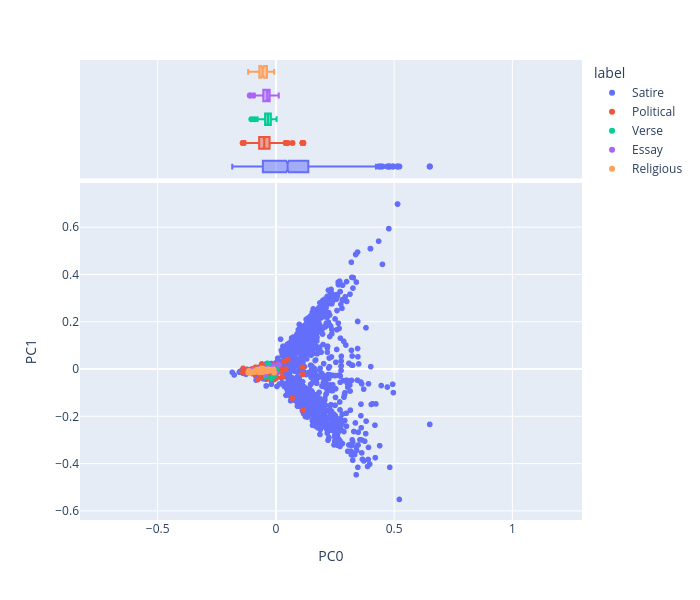

Source (notebook cell):
### Code cell
vis_pcs(DCM_pa, 0, 1)

### Figure 1 — Plotly figure (JSON) as saved in the notebook; plotly's stock layout.template omitted (floating-point values rounded to 4 significant figures; data arrays with more than 128 entries replaced by an {"elided": "..."} marker saying what was removed)
{"data": [{"hovertemplate": "<b>%{hovertext}</b><br><br>label=Satire<br>PC0=%{x}<br>PC1=%{y}<extra></extra>", "hovertext": {"elided": "2664 str values"}, "legendgroup": "Satire", "marker": {"color": "#636efa", "symbol": "circle"}, "mode": "markers", "name": "Satire", "showlegend": true, "type": "scattergl", "x": {"elided": "2664 float values"}, "xaxis": "x", "y": {"elided": "2664 float values"}, "yaxis": "y"}, {"alignmentgroup": "True", "hovertemplate": "<b>%{hovertext}</b><br><br>label=Satire<br>PC0=%{x}<extra></extra>", "hovertext": {"elided": "2664 str values"}, "legendgroup": "Satire", "marker": {"color": "#636efa", "symbol": "circle"}, "name": "Satire", "notched": true, "offsetgroup": "Satire", "showlegend": false, "type": "box", "x": {"elided": "2664 float values"}, "xaxis": "x2", "yaxis": "y2"}, {"hovertemplate": "<b>%{hovertext}</b><br><br>label=Political<br>PC0=%{x}<br>PC1=%{y}<extra></extra>", "hovertext": {"elided": "557 str values"}, "legendgroup": "Political", "marker": {"color": "#EF553B", "symbol": "circle"}, "mode": "markers", "name": "Political", "showlegend": true, "type": "scattergl", "x": {"elided": "557 float values"}, "xaxis": "x", "y": {"elided": "557 float values"}, "yaxis": "y"}, {"alignmentgroup": "True", "hovertemplate": "<b>%{hovertext}</b><br><br>label=Political<br>PC0=%{x}<extra></extra>", "hovertext": {"elided": "557 str values"}, "legendgroup": "Political", "marker": {"color": "#EF553B", "symbol": "circle"}, "name": "Political", "notched": true, "offsetgroup": "Political", "showlegend": false, "type": "box", "x": {"elided": "557 float values"}, "xaxis": "x2", "yaxis": "y2"}, {"hovertemplate": "<b>%{hovertext}</b><br><br>label=Verse<br>PC0=%{x}<br>PC1=%{y}<extra></extra>", "hovertext": ["Baucis and Philemon", "Baucis and Philemon", "Baucis and Philemon", "Baucis and Philemon", "Baucis and Philemon", "Baucis and Philemon", "Baucis and Philemon", "Baucis and Philemon", "Baucis and Philemon", "Baucis and Philemon", "Baucis and Philemon", "Baucis and Philemon", "Baucis and Philemon", "Baucis and Philemon", "Baucis and Philemon", "Baucis and Philemon", "Baucis and Philemon", "Baucis and Philemon", "Cadenus and Vanessa", "Cadenus and Vanessa", "Cadenus and Vanessa", "Cadenus and Vanessa", "Cadenus and Vanessa", "Cadenus and Vanessa", "Cadenus and Vanessa", "Cadenus and Vanessa", "Cadenus and Vanessa", "Cadenus and Vanessa", "Cadenus and Vanessa", "Cadenus and Vanessa", "Cadenus and Vanessa", "Cadenus and Vanessa", "Cadenus and Vanessa", "Cadenus and Vanessa", "Cadenus and Vanessa", "Cadenus and Vanessa", "Cadenus and Vanessa", "Cadenus and Vanessa", "Cadenus and Vanessa", "Cadenus and Vanessa", "Cadenus and Vanessa", "Cadenus and Vanessa", "Cadenus and Vanessa", "Cadenus and Vanessa", "Cadenus and Vanessa", "Cadenus and Vanessa", "Cadenus and Vanessa", "Cadenus and Vanessa", "Cadenus and Vanessa", "Cadenus and Vanessa", "Cadenus and Vanessa", "Cadenus and Vanessa", "Cadenus and Vanessa", "Cadenus and Vanessa", "Cadenus and Vanessa", "Cadenus and Vanessa", "Cadenus and Vanessa", "Cadenus and Vanessa", "Cadenus and Vanessa", "Cadenus and Vanessa", "Cadenus and Vanessa", "Cadenus and Vanessa", "Cadenus and Vanessa", "Cadenus and Vanessa", "Cadenus and Vanessa", "Cadenus and Vanessa", "The Logicians Refuted", "The Puppet Show", "The Puppet Show", "The Puppet Show", "The Puppet Show", "The Puppet Show", "The Puppet Show", "The Puppet Show", "The Puppet Show", "The Puppet Show", "The Puppet Show", "The Puppet Show", "The Puppet Show", "The Puppet Show", "The Puppet Show", "The Puppet Show", "The Puppet Show", "The Puppet Show", "The Puppet Show", "Stella's Birthday, 1718", "Stella's Birthday, 1718", "Stella's Birthday, 1720", "Stella's Birthday, 1720", "Stella's Birthday, 1720", "Stella's Birthday, 1720", "Stella's Birthday, 1722", "Stella's Birthday, 1722", "Stella's Birthday, 1722", "Stella's Birthday, 1722", "Stella's Birthday, 1722", "Stella's Birthday, 1722", "Stella's Birthday, 1722", "Stella's Birthday, 1722", "Stella's Birthday, 1722", "Stella's Birthday, 1722", "Stella's Birthday, 1724", "Stella's Birthday, 1724", "Stella's Birthday, 1724", "Stella's Birthday, 1724", "Stella's Birthday, March 13, 1726", "Stella's Birthday, March 13, 1726", "Stella's Birthday, March 13, 1726", "Stella's Birthday, March 13, 1726", "Stella's Birthday, March 13, 1726", "Stella's Birthday, March 13, 1726", "Stella's Birthday, March 13, 1726", "To Stella, Visiting me in my sickness", "To Stella, Visiting me in my sickness", "To Stella, Visiting me in my sickness", "To Stella, Visiting me in my sickness", "To Stella, Visiting me in my sickness", "To Stella, Visiting me in my sickness", "To Stella, Visiting me in my sickness", "To Stella, Visiting me in my sickness", "To Stella, Visiting me in my sickness", "To Stella, Visiting me in my sickness", "To Stella, Visiting me in my sickness", "To Stella, Visiting me in my sickness", "To Stella, Visiting me in my sickness", "To Stella, Visiting me in my sickness"], "legendgroup": "Verse", "marker": {"color": "#00cc96", "symbol": "circle"}, "mode": "markers", "name": "Verse", "showlegend": true, "type": "scattergl", "x": [-0.0108, -0.02908, -0.04584, -0.0447, -0.01878, -0.008192, -0.01349, -0.04749, -0.02497, -0.02826, -0.04189, -0.02941, -0.0192, -0.0521, -0.02392, -0.02776, -0.02909, -0.02109, -0.01394, -0.02382, -0.02867, -0.04206, -0.04728, -0.05328, -0.04872, -0.06563, -0.0378, -0.04447, -0.01604, -0.03278, -0.03714, -0.0567, -0.03692, -0.07504, -0.02848, -0.01706, -0.06811, -0.04708, -0.0396, -0.00513, -0.04216, -0.04379, 0.0001449, -0.04553, -0.04096, -0.0775, -0.03831, -0.03372, -0.04801, -0.01474, -0.03778, -0.1037, -0.0308, -0.07184, -0.08999, -0.05664, -0.07703, -0.03477, -0.01021, -0.04185, -0.05046, -0.04596, -0.07105, -0.0595, -0.02553, -0.03178, -0.05616, -0.02038, -0.02566, -0.02427, -0.0343, -0.02018, -0.02646, -0.01498, -0.03218, -0.03889, -0.01228, -0.02431, -0.01073, -0.0302, -0.01997, -0.01661, -0.00501, -0.03123, -0.02803, -0.04421, -0.03983, -0.03804, -0.05853, 0.002089, -0.05193, -0.02063, -0.03365, -0.04582, 0.002891, -0.02743, -0.01231, -0.02541, -0.01573, -0.02142, -0.02265, -0.03557, -0.0485, -0.008936, -0.03277, -0.04093, -0.04678, -0.03441, -0.02718, -0.05862, -0.04199, -0.02386, 0.0004236, -0.04839, -0.04183, -0.02727, -0.01674, -0.04543, -0.02418, -0.05625, -0.03438, -0.03736, -0.01586, -0.04947, -0.03854, -0.01977], "xaxis": "x", "y": [-0.0008605, -0.001077, -0.002109, -0.005197, 0.00229, -0.0014, -0.0006957, 0.0001699, 0.001153, -0.002493, -0.0001624, -0.002671, 0.00792, -0.005301, -0.004183, 0.005562, -0.002008, -0.003306, -0.002909, 0.001645, -0.003418, 0.001444, -0.005227, 7.055e-05, 0.000645, -0.00572, -0.00913, -0.008882, 0.0006318, 0.00148, -0.0007121, -0.005158, -0.004715, -0.002903, 0.01678, 0.002855, -0.003121, -0.005773, -0.001563, -0.02278, -0.03097, -0.005055, 0.006167, 0.006624, -0.003395, -0.008121, -0.0007264, -0.004835, 0.005827, -0.03142, 0.001909, -0.006679, -0.003723, 0.002795, -0.004942, -0.001391, -0.0044, 0.0249, -0.0005351, -0.002117, 0.001482, -0.001449, -0.005466, -0.002246, -0.003321, -0.001132, -0.01156, 0.002014, -0.002201, -0.002407, -0.003725, 0.002417, -0.001806, 0.0002542, -0.002397, -0.006604, 0.002185, -0.007913, -0.01201, -0.001996, -0.007931, -0.001875, -0.001852, 0.0007927, 0.006365, -0.003981, -0.002099, -0.006166, -0.001868, -0.001215, 0.00507, -0.006669, -0.006033, -0.006897, 0.0006379, -0.005654, 0.002577, -0.001036, -0.0028, -0.0006221, -0.001428, -0.004176, 0.005507, 0.001193, 0.003318, -0.004846, -0.0003468, -0.002533, -0.006206, -0.005013, 6.298e-05, 0.008318, -0.007649, -0.005429, 0.004638, -0.001244, 0.0009147, 0.002391, -1.025e-06, -0.006272, 0.00754, -0.003533, -0.005807, -0.003223, 0.0005687, -0.03911], "yaxis": "y"}, {"alignmentgroup": "True", "hovertemplate": "<b>%{hovertext}</b><br><br>label=Verse<br>PC0=%{x}<extra></extra>", "hovertext": ["Baucis and Philemon", "Baucis and Philemon", "Baucis and Philemon", "Baucis and Philemon", "Baucis and Philemon", "Baucis and Philemon", "Baucis and Philemon", "Baucis and Philemon", "Baucis and Philemon", "Baucis and Philemon", "Baucis and Philemon", "Baucis and Philemon", "Baucis and Philemon", "Baucis and Philemon", "Baucis and Philemon", "Baucis and Philemon", "Baucis and Philemon", "Baucis and Philemon", "Cadenus and Vanessa", "Cadenus and Vanessa", "Cadenus and Vanessa", "Cadenus and Vanessa", "Cadenus and Vanessa", "Cadenus and Vanessa", "Cadenus and Vanessa", "Cadenus and Vanessa", "Cadenus and Vanessa", "Cadenus and Vanessa", "Cadenus and Vanessa", "Cadenus and Vanessa", "Cadenus and Vanessa", "Cadenus and Vanessa", "Cadenus and Vanessa", "Cadenus and Vanessa", "Cadenus and Vanessa", "Cadenus and Vanessa", "Cadenus and Vanessa", "Cadenus and Vanessa", "Cadenus and Vanessa", "Cadenus and Vanessa", "Cadenus and Vanessa", "Cadenus and Vanessa", "Cadenus and Vanessa", "Cadenus and Vanessa", "Cadenus and Vanessa", "Cadenus and Vanessa", "Cadenus and Vanessa", "Cadenus and Vanessa", "Cadenus and Vanessa", "Cadenus and Vanessa", "Cadenus and Vanessa", "Cadenus and Vanessa", "Cadenus and Vanessa", "Cadenus and Vanessa", "Cadenus and Vanessa", "Cadenus and Vanessa", "Cadenus and Vanessa", "Cadenus and Vanessa", "Cadenus and Vanessa", "Cadenus and Vanessa", "Cadenus and Vanessa", "Cadenus and Vanessa", "Cadenus and Vanessa", "Cadenus and Vanessa", "Cadenus and Vanessa", "Cadenus and Vanessa", "The Logicians Refuted", "The Puppet Show", "The Puppet Show", "The Puppet Show", "The Puppet Show", "The Puppet Show", "The Puppet Show", "The Puppet Show", "The Puppet Show", "The Puppet Show", "The Puppet Show", "The Puppet Show", "The Puppet Show", "The Puppet Show", "The Puppet Show", "The Puppet Show", "The Puppet Show", "The Puppet Show", "The Puppet Show", "Stella's Birthday, 1718", "Stella's Birthday, 1718", "Stella's Birthday, 1720", "Stella's Birthday, 1720", "Stella's Birthday, 1720", "Stella's Birthday, 1720", "Stella's Birthday, 1722", "Stella's Birthday, 1722", "Stella's Birthday, 1722", "Stella's Birthday, 1722", "Stella's Birthday, 1722", "Stella's Birthday, 1722", "Stella's Birthday, 1722", "Stella's Birthday, 1722", "Stella's Birthday, 1722", "Stella's Birthday, 1722", "Stella's Birthday, 1724", "Stella's Birthday, 1724", "Stella's Birthday, 1724", "Stella's Birthday, 1724", "Stella's Birthday, March 13, 1726", "Stella's Birthday, March 13, 1726", "Stella's Birthday, March 13, 1726", "Stella's Birthday, March 13, 1726", "Stella's Birthday, March 13, 1726", "Stella's Birthday, March 13, 1726", "Stella's Birthday, March 13, 1726", "To Stella, Visiting me in my sickness", "To Stella, Visiting me in my sickness", "To Stella, Visiting me in my sickness", "To Stella, Visiting me in my sickness", "To Stella, Visiting me in my sickness", "To Stella, Visiting me in my sickness", "To Stella, Visiting me in my sickness", "To Stella, Visiting me in my sickness", "To Stella, Visiting me in my sickness", "To Stella, Visiting me in my sickness", "To Stella, Visiting me in my sickness", "To Stella, Visiting me in my sickness", "To Stella, Visiting me in my sickness", "To Stella, Visiting me in my sickness"], "legendgroup": "Verse", "marker": {"color": "#00cc96", "symbol": "circle"}, "name": "Verse", "notched": true, "offsetgroup": "Verse", "showlegend": false, "type": "box", "x": [-0.0108, -0.02908, -0.04584, -0.0447, -0.01878, -0.008192, -0.01349, -0.04749, -0.02497, -0.02826, -0.04189, -0.02941, -0.0192, -0.0521, -0.02392, -0.02776, -0.02909, -0.02109, -0.01394, -0.02382, -0.02867, -0.04206, -0.04728, -0.05328, -0.04872, -0.06563, -0.0378, -0.04447, -0.01604, -0.03278, -0.03714, -0.0567, -0.03692, -0.07504, -0.02848, -0.01706, -0.06811, -0.04708, -0.0396, -0.00513, -0.04216, -0.04379, 0.0001449, -0.04553, -0.04096, -0.0775, -0.03831, -0.03372, -0.04801, -0.01474, -0.03778, -0.1037, -0.0308, -0.07184, -0.08999, -0.05664, -0.07703, -0.03477, -0.01021, -0.04185, -0.05046, -0.04596, -0.07105, -0.0595, -0.02553, -0.03178, -0.05616, -0.02038, -0.02566, -0.02427, -0.0343, -0.02018, -0.02646, -0.01498, -0.03218, -0.03889, -0.01228, -0.02431, -0.01073, -0.0302, -0.01997, -0.01661, -0.00501, -0.03123, -0.02803, -0.04421, -0.03983, -0.03804, -0.05853, 0.002089, -0.05193, -0.02063, -0.03365, -0.04582, 0.002891, -0.02743, -0.01231, -0.02541, -0.01573, -0.02142, -0.02265, -0.03557, -0.0485, -0.008936, -0.03277, -0.04093, -0.04678, -0.03441, -0.02718, -0.05862, -0.04199, -0.02386, 0.0004236, -0.04839, -0.04183, -0.02727, -0.01674, -0.04543, -0.02418, -0.05625, -0.03438, -0.03736, -0.01586, -0.04947, -0.03854, -0.01977], "xaxis": "x2", "yaxis": "y2"}, {"hovertemplate": "<b>%{hovertext}</b><br><br>label=Essay<br>PC0=%{x}<br>PC1=%{y}<extra></extra>", "hovertext": ["Hints Towards an Essay on Conversation", "Hints Towards an Essay on Conversation", "Hints Towards an Essay on Conversation", "Hints Towards an Essay on Conversation", "Hints Towards an Essay on Conversation", "Hints Towards an Essay on Conversation", "Hints Towards an Essay on Conversation", "Hints Towards an Essay on Conversation", "Hints Towards an Essay on Conversation", "Hints Towards an Essay on Conversation", "Hints Towards an Essay on Conversation", "Hints Towards an Essay on Conversation", "Hints Towards an Essay on Conversation", "Hints Towards an Essay on Conversation", "Hints Towards an Essay on Conversation", "Hints Towards an Essay on Conversation", "Hints Towards an Essay on Conversation", "Hints Towards an Essay on Conversation", "Hints Towards an Essay on Conversation", "Hints Towards an Essay on Conversation", "Hints Towards an Essay on Conversation", "Hints Towards an Essay on Conversation", "Hints Towards an Essay on Conversation", "Thoughts on Various Subjects", "Thoughts on Various Subjects", "Thoughts on Various Subjects", "Thoughts on Various Subjects", "Thoughts on Various Subjects", "Thoughts on Various Subjects", "Thoughts on Various Subjects", "Thoughts on Various Subjects", "Thoughts on Various Subjects", "Thoughts on Various Subjects", "Thoughts on Various Subjects", "Thoughts on Various Subjects", "Thoughts on Various Subjects", "Thoughts on Various Subjects", "Thoughts on Various Subjects", "Thoughts on Various Subjects", "Thoughts on Various Subjects", "Thoughts on Various Subjects", "Thoughts on Various Subjects", "Thoughts on Various Subjects", "Thoughts on Various Subjects", "Thoughts on Various Subjects", "Thoughts on Various Subjects", "Thoughts on Various Subjects", "Thoughts on Various Subjects", "Thoughts on Various Subjects", "Thoughts on Various Subjects", "Thoughts on Various Subjects", "Thoughts on Various Subjects", "Thoughts on Various Subjects", "Thoughts on Various Subjects", "Thoughts on Various Subjects", "Thoughts on Various Subjects", "Thoughts on Various Subjects", "Thoughts on Various Subjects", "Thoughts on Various Subjects", "Thoughts on Various Subjects", "Thoughts on Various Subjects", "Thoughts on Various Subjects", "Thoughts on Various Subjects", "Thoughts on Various Subjects", "Thoughts on Various Subjects", "Thoughts on Various Subjects", "Thoughts on Various Subjects", "Thoughts on Various Subjects", "Thoughts on Various Subjects", "Thoughts on Various Subjects", "Thoughts on Various Subjects", "Thoughts on Various Subjects", "Thoughts on Various Subjects", "Thoughts on Various Subjects", "Thoughts on Various Subjects", "Thoughts on Various Subjects", "Thoughts on Various Subjects", "Thoughts on Various Subjects", "Thoughts on Various Subjects", "Thoughts on Various Subjects", "Thoughts on Various Subjects", "Thoughts on Various Subjects", "Thoughts on Various Subjects", "Thoughts on Various Subjects", "Thoughts on Various Subjects", "Thoughts on Various Subjects", "Thoughts on Various Subjects", "Thoughts on Various Subjects", "Thoughts on Various Subjects", "Thoughts on Various Subjects", "Thoughts on Various Subjects", "Thoughts on Various Subjects", "Thoughts on Various Subjects", "Thoughts on Various Subjects", "Thoughts on Various Subjects", "Thoughts on Various Subjects", "Thoughts on Various Subjects", "Thoughts on Various Subjects", "Thoughts on Various Subjects", "Thoughts on Various Subjects", "Thoughts on Various Subjects", "Thoughts on Various Subjects", "Thoughts on Various Subjects", "Thoughts on Various Subjects", "Thoughts on Various Subjects", "Thoughts on Various Subjects", "Thoughts on Various Subjects", "Thoughts on Various Subjects", "Thoughts on Various Subjects", "Thoughts on Various Subjects", "Thoughts on Various Subjects", "Thoughts on Various Subjects", "Thoughts on Various Subjects", "Thoughts on Various Subjects", "Thoughts on Various Subjects", "Thoughts on Various Subjects", "Thoughts on Various Subjects", "Thoughts on Various Subjects"], "legendgroup": "Essay", "marker": {"color": "#ab63fa", "symbol": "circle"}, "mode": "markers", "name": "Essay", "showlegend": true, "type": "scattergl", "x": [-0.05059, -0.1104, -0.05901, -0.03225, -0.09057, -0.08639, -0.05824, -0.05562, -0.03559, -0.06991, -0.06942, -0.06931, -0.06443, -0.04631, -0.06679, -0.0703, -0.08068, -0.07151, -0.1085, -0.04851, -0.07196, -0.08832, -0.0848, -0.03681, -0.04671, -0.05194, -0.03695, -0.01931, -0.04253, -0.04391, -0.02572, -0.03378, -0.01884, -0.03528, -0.02919, -0.02147, -0.04281, -0.02511, -0.0395, -0.01988, -0.03436, -0.05635, -0.04557, -0.04971, 0.0006636, -0.05129, -0.03674, -0.02992, -0.02629, -0.02853, -0.06375, -0.05069, -0.05546, -0.01964, -0.03351, -0.05049, -0.01335, -0.01174, -0.01677, -0.04241, -0.0163, -0.03053, -0.02321, -0.02427, -0.03366, -0.02757, -0.04109, -0.02184, -0.04769, -0.02558, -0.0235, -0.0451, -0.02971, -0.02793, 0.01205, -0.06853, -0.0115, -0.07365, -0.03779, -0.05013, -0.03006, -0.09662, -0.0232, -0.03147, -0.0576, -0.03284, -0.02409, -0.04834, -0.02946, -0.05348, -0.03859, -0.05562, -0.05546, -0.01989, -0.04651, -0.0303, -0.06372, -0.03012, -0.02567, -0.04925, -0.03168, -0.02607, -0.01629, -0.0242, -0.03598, -0.01516, -0.03499, -0.0271, -0.03548, -0.03461, -0.05786, -0.02492, -0.04691, -0.03317, -0.05323, -0.03305, -0.0312, -0.01956], "xaxis": "x", "y": [0.004196, -0.008354, -0.00531, -0.003252, -0.00846, -0.007894, -0.008305, -0.005802, -0.003824, -0.01135, -0.007955, -0.001334, -0.006576, -0.02071, -0.008859, -0.008366, -0.007417, -0.007122, -0.007383, -0.007527, -0.00484, -0.006598, -0.007671, -0.001158, 0.001128, -0.006019, -0.003911, 0.004644, 0.0009939, -0.007199, -0.001604, -0.002938, -0.001219, -0.002641, -0.003453, 0.006698, -0.003792, 0.003652, -0.0015, -0.002066, -0.00276, -0.008353, 0.001605, -0.004349, -0.01496, -0.004655, 0.002956, -0.005752, -0.001697, -0.005388, -0.005374, -0.004065, 0.003402, 0.002504, -0.006129, -0.006802, -0.002706, 0.01153, 0.0009958, -0.004824, -0.002484, -0.005187, -0.004486, -0.003695, -0.001176, -0.003642, 0.002861, 0.002604, -0.00289, -0.0006549, -0.001957, -0.005622, 0.002374, -0.0002967, 0.02038, -0.006945, -0.0005348, -0.006884, -0.001672, -0.003358, -0.003795, -0.001878, 0.0001096, -0.007996, -0.007639, -0.005912, -0.004381, -0.00301, 0.0005638, -0.001168, 0.001712, -0.002519, 0.001331, -0.005046, -0.006473, 0.005088, 0.006496, -0.003555, -0.002818, 0.0008075, -0.004106, -0.002636, -0.003676, 0.001052, 0.003285, -0.009552, 0.003858, -0.003431, 0.002052, -0.004323, -0.001594, -0.00143, 0.005562, -0.006986, -0.007037, -0.0007217, -0.00594, -0.005752], "yaxis": "y"}, {"alignmentgroup": "True", "hovertemplate": "<b>%{hovertext}</b><br><br>label=Essay<br>PC0=%{x}<extra></extra>", "hovertext": ["Hints Towards an Essay on Conversation", "Hints Towards an Essay on Conversation", "Hints Towards an Essay on Conversation", "Hints Towards an Essay on Conversation", "Hints Towards an Essay on Conversation", "Hints Towards an Essay on Conversation", "Hints Towards an Essay on Conversation", "Hints Towards an Essay on Conversation", "Hints Towards an Essay on Conversation", "Hints Towards an Essay on Conversation", "Hints Towards an Essay on Conversation", "Hints Towards an Essay on Conversation", "Hints Towards an Essay on Conversation", "Hints Towards an Essay on Conversation", "Hints Towards an Essay on Conversation", "Hints Towards an Essay on Conversation", "Hints Towards an Essay on Conversation", "Hints Towards an Essay on Conversation", "Hints Towards an Essay on Conversation", "Hints Towards an Essay on Conversation", "Hints Towards an Essay on Conversation", "Hints Towards an Essay on Conversation", "Hints Towards an Essay on Conversation", "Thoughts on Various Subjects", "Thoughts on Various Subjects", "Thoughts on Various Subjects", "Thoughts on Various Subjects", "Thoughts on Various Subjects", "Thoughts on Various Subjects", "Thoughts on Various Subjects", "Thoughts on Various Subjects", "Thoughts on Various Subjects", "Thoughts on Various Subjects", "Thoughts on Various Subjects", "Thoughts on Various Subjects", "Thoughts on Various Subjects", "Thoughts on Various Subjects", "Thoughts on Various Subjects", "Thoughts on Various Subjects", "Thoughts on Various Subjects", "Thoughts on Various Subjects", "Thoughts on Various Subjects", "Thoughts on Various Subjects", "Thoughts on Various Subjects", "Thoughts on Various Subjects", "Thoughts on Various Subjects", "Thoughts on Various Subjects", "Thoughts on Various Subjects", "Thoughts on Various Subjects", "Thoughts on Various Subjects", "Thoughts on Various Subjects", "Thoughts on Various Subjects", "Thoughts on Various Subjects", "Thoughts on Various Subjects", "Thoughts on Various Subjects", "Thoughts on Various Subjects", "Thoughts on Various Subjects", "Thoughts on Various Subjects", "Thoughts on Various Subjects", "Thoughts on Various Subjects", "Thoughts on Various Subjects", "Thoughts on Various Subjects", "Thoughts on Various Subjects", "Thoughts on Various Subjects", "Thoughts on Various Subjects", "Thoughts on Various Subjects", "Thoughts on Various Subjects", "Thoughts on Various Subjects", "Thoughts on Various Subjects", "Thoughts on Various Subjects", "Thoughts on Various Subjects", "Thoughts on Various Subjects", "Thoughts on Various Subjects", "Thoughts on Various Subjects", "Thoughts on Various Subjects", "Thoughts on Various Subjects", "Thoughts on Various Subjects", "Thoughts on Various Subjects", "Thoughts on Various Subjects", "Thoughts on Various Subjects", "Thoughts on Various Subjects", "Thoughts on Various Subjects", "Thoughts on Various Subjects", "Thoughts on Various Subjects", "Thoughts on Various Subjects", "Thoughts on Various Subjects", "Thoughts on Various Subjects", "Thoughts on Various Subjects", "Thoughts on Various Subjects", "Thoughts on Various Subjects", "Thoughts on Various Subjects", "Thoughts on Various Subjects", "Thoughts on Various Subjects", "Thoughts on Various Subjects", "Thoughts on Various Subjects", "Thoughts on Various Subjects", "Thoughts on Various Subjects", "Thoughts on Various Subjects", "Thoughts on Various Subjects", "Thoughts on Various Subjects", "Thoughts on Various Subjects", "Thoughts on Various Subjects", "Thoughts on Various Subjects", "Thoughts on Various Subjects", "Thoughts on Various Subjects", "Thoughts on Various Subjects", "Thoughts on Various Subjects", "Thoughts on Various Subjects", "Thoughts on Various Subjects", "Thoughts on Various Subjects", "Thoughts on Various Subjects", "Thoughts on Various Subjects", "Thoughts on Various Subjects", "Thoughts on Various Subjects", "Thoughts on Various Subjects", "Thoughts on Various Subjects", "Thoughts on Various Subjects", "Thoughts on Various Subjects"], "legendgroup": "Essay", "marker": {"color": "#ab63fa", "symbol": "circle"}, "name": "Essay", "notched": true, "offsetgroup": "Essay", "showlegend": false, "type": "box", "x": [-0.05059, -0.1104, -0.05901, -0.03225, -0.09057, -0.08639, -0.05824, -0.05562, -0.03559, -0.06991, -0.06942, -0.06931, -0.06443, -0.04631, -0.06679, -0.0703, -0.08068, -0.07151, -0.1085, -0.04851, -0.07196, -0.08832, -0.0848, -0.03681, -0.04671, -0.05194, -0.03695, -0.01931, -0.04253, -0.04391, -0.02572, -0.03378, -0.01884, -0.03528, -0.02919, -0.02147, -0.04281, -0.02511, -0.0395, -0.01988, -0.03436, -0.05635, -0.04557, -0.04971, 0.0006636, -0.05129, -0.03674, -0.02992, -0.02629, -0.02853, -0.06375, -0.05069, -0.05546, -0.01964, -0.03351, -0.05049, -0.01335, -0.01174, -0.01677, -0.04241, -0.0163, -0.03053, -0.02321, -0.02427, -0.03366, -0.02757, -0.04109, -0.02184, -0.04769, -0.02558, -0.0235, -0.0451, -0.02971, -0.02793, 0.01205, -0.06853, -0.0115, -0.07365, -0.03779, -0.05013, -0.03006, -0.09662, -0.0232, -0.03147, -0.0576, -0.03284, -0.02409, -0.04834, -0.02946, -0.05348, -0.03859, -0.05562, -0.05546, -0.01989, -0.04651, -0.0303, -0.06372, -0.03012, -0.02567, -0.04925, -0.03168, -0.02607, -0.01629, -0.0242, -0.03598, -0.01516, -0.03499, -0.0271, -0.03548, -0.03461, -0.05786, -0.02492, -0.04691, -0.03317, -0.05323, -0.03305, -0.0312, -0.01956], "xaxis": "x2", "yaxis": "y2"}, {"hovertemplate": "<b>%{hovertext}</b><br><br>label=Religious<br>PC0=%{x}<br>PC1=%{y}<extra></extra>", "hovertext": ["First Prayer for Stella", "Second Prayer for Stella (Oct 17, 1727)", "Third Prayer for Stella (Nov 6, 1727)", "On Mutual Subjection", "On Mutual Subjection", "On Mutual Subjection", "On Mutual Subjection", "On Mutual Subjection", "On Mutual Subjection", "On Mutual Subjection", "On Mutual Subjection", "On Mutual Subjection", "On Mutual Subjection", "On Mutual Subjection", "On Mutual Subjection", "On Mutual Subjection", "On Mutual Subjection", "On Mutual Subjection", "On Mutual Subjection", "On Mutual Subjection", "On Mutual Subjection", "On Mutual Subjection", "On Sleeping in Church", "On Sleeping in Church", "On Sleeping in Church", "On Sleeping in Church", "On Sleeping in Church", "On Sleeping in Church", "On Sleeping in Church", "On Sleeping in Church", "On Sleeping in Church", "On Sleeping in Church", "On Sleeping in Church", "On Sleeping in Church", "On Sleeping in Church", "On Sleeping in Church", "On Sleeping in Church", "On Sleeping in Church", "On Sleeping in Church", "On Sleeping in Church", "On Sleeping in Church", "On Sleeping in Church", "On Sleeping in Church", "On Sleeping in Church", "On Sleeping in Church", "On Sleeping in Church", "On Sleeping in Church", "On Sleeping in Church", "On Sleeping in Church", "On Sleeping in Church", "On Sleeping in Church", "On the Wisdom of This World", "On the Wisdom of This World", "On the Wisdom of This World", "On the Wisdom of This World", "On the Wisdom of This World", "On the Wisdom of This World", "On the Wisdom of This World", "On the Wisdom of This World", "On the Wisdom of This World", "On the Wisdom of This World", "On the Wisdom of This World", "On the Wisdom of This World", "On the Wisdom of This World", "On the Wisdom of This World", "On the Wisdom of This World", "On the Wisdom of This World", "On the Wisdom of This World", "On the Wisdom of This World", "On the Wisdom of This World", "On the Wisdom of This World", "On the Wisdom of This World", "On the Wisdom of This World", "On the Wisdom of This World", "On the Wisdom of This World", "On the Wisdom of This World", "On the Wisdom of This World", "On the Wisdom of This World", "On the Wisdom of This World", "On the Wisdom of This World", "On the Wisdom of This World", "On the Wisdom of This World", "On the Wisdom of This World", "On the Wisdom of This World", "On the Wisdom of This World", "On the Wisdom of This World", "On the Wisdom of This World", "On the Wisdom of This World", "On the Wisdom of This World", "On the Wisdom of This World", "On the Wisdom of This World", "On the Wisdom of This World", "On the Wisdom of This World"], "legendgroup": "Religious", "marker": {"color": "#FFA15A", "symbol": "circle"}, "mode": "markers", "name": "Religious", "showlegend": true, "type": "scattergl", "x": [-0.03338, -0.05339, -0.04724, -0.02241, -0.03354, -0.09525, -0.08436, -0.1173, -0.05643, -0.1057, -0.05568, -0.09087, -0.05914, -0.03774, -0.0733, -0.0841, -0.08441, -0.1048, -0.1077, -0.07016, -0.05613, -0.03373, -0.03354, -0.04334, -0.04845, -0.08492, -0.06882, -0.03052, -0.03758, -0.02857, -0.06592, -0.03522, -0.02416, -0.0636, -0.03255, -0.08532, -0.032, -0.06176, -0.06014, -0.1118, -0.03452, -0.1061, -0.05177, -0.06231, -0.04639, -0.03271, -0.06448, -0.06608, -0.06053, -0.07176, -0.007444, -0.01991, -0.1147, -0.1145, -0.06123, -0.04869, -0.07866, -0.05325, -0.02827, -0.02706, -0.0565, -0.05325, -0.05715, -0.07522, -0.08047, -0.07686, -0.06012, -0.06654, -0.05756, -0.05641, -0.04694, -0.04497, -0.06807, -0.04283, -0.05749, -0.04425, -0.05769, -0.06928, -0.04409, -0.03012, -0.009494, -0.03056, -0.03138, -0.0549, -0.0651, -0.04945, -0.04792, -0.04619, -0.06997, -0.06891, -0.05666, -0.1032, -0.01102], "xaxis": "x", "y": [-0.005673, -0.01158, -0.008695, -0.003132, -0.003767, -0.01018, -0.006193, -0.01444, -0.003494, -0.01072, -0.008931, -0.01203, -0.004107, -0.004091, -0.01009, -0.004117, -0.003736, -0.01009, -0.009551, -0.00379, -0.008883, -0.001758, -0.006227, -0.004202, -0.006508, -0.006605, -0.01338, -0.001046, -0.004888, -0.006105, -0.013, -0.008916, -0.005086, -0.01215, -0.006801, -0.009895, 0.000359, -0.00367, -0.001834, -0.008717, -0.005783, -0.0155, -0.005192, 0.002921, -0.009284, -0.007582, -0.007399, -0.005494, 0.002301, -0.008555, -0.01488, -0.002554, -0.008692, -0.006694, -0.001484, -0.007478, -0.005291, -0.006942, -0.003031, -0.00308, -0.007012, -0.006942, -0.004389, -0.01097, -0.004382, -0.001408, -0.005651, -0.001011, -0.004669, -0.004099, -0.005311, -0.003183, -0.007097, -0.005498, -0.001333, -0.00278, -0.004347, -0.003171, -0.003382, -0.00046, -0.0006128, -0.002323, -0.00544, -0.007136, -0.008067, -0.004516, -0.00096, -0.007837, -0.00387, -0.007872, 0.003163, -0.009521, -0.0034], "yaxis": "y"}, {"alignmentgroup": "True", "hovertemplate": "<b>%{hovertext}</b><br><br>label=Religious<br>PC0=%{x}<extra></extra>", "hovertext": ["First Prayer for Stella", "Second Prayer for Stella (Oct 17, 1727)", "Third Prayer for Stella (Nov 6, 1727)", "On Mutual Subjection", "On Mutual Subjection", "On Mutual Subjection", "On Mutual Subjection", "On Mutual Subjection", "On Mutual Subjection", "On Mutual Subjection", "On Mutual Subjection", "On Mutual Subjection", "On Mutual Subjection", "On Mutual Subjection", "On Mutual Subjection", "On Mutual Subjection", "On Mutual Subjection", "On Mutual Subjection", "On Mutual Subjection", "On Mutual Subjection", "On Mutual Subjection", "On Mutual Subjection", "On Sleeping in Church", "On Sleeping in Church", "On Sleeping in Church", "On Sleeping in Church", "On Sleeping in Church", "On Sleeping in Church", "On Sleeping in Church", "On Sleeping in Church", "On Sleeping in Church", "On Sleeping in Church", "On Sleeping in Church", "On Sleeping in Church", "On Sleeping in Church", "On Sleeping in Church", "On Sleeping in Church", "On Sleeping in Church", "On Sleeping in Church", "On Sleeping in Church", "On Sleeping in Church", "On Sleeping in Church", "On Sleeping in Church", "On Sleeping in Church", "On Sleeping in Church", "On Sleeping in Church", "On Sleeping in Church", "On Sleeping in Church", "On Sleeping in Church", "On Sleeping in Church", "On Sleeping in Church", "On the Wisdom of This World", "On the Wisdom of This World", "On the Wisdom of This World", "On the Wisdom of This World", "On the Wisdom of This World", "On the Wisdom of This World", "On the Wisdom of This World", "On the Wisdom of This World", "On the Wisdom of This World", "On the Wisdom of This World", "On the Wisdom of This World", "On the Wisdom of This World", "On the Wisdom of This World", "On the Wisdom of This World", "On the Wisdom of This World", "On the Wisdom of This World", "On the Wisdom of This World", "On the Wisdom of This World", "On the Wisdom of This World", "On the Wisdom of This World", "On the Wisdom of This World", "On the Wisdom of This World", "On the Wisdom of This World", "On the Wisdom of This World", "On the Wisdom of This World", "On the Wisdom of This World", "On the Wisdom of This World", "On the Wisdom of This World", "On the Wisdom of This World", "On the Wisdom of This World", "On the Wisdom of This World", "On the Wisdom of This World", "On the Wisdom of This World", "On the Wisdom of This World", "On the Wisdom of This World", "On the Wisdom of This World", "On the Wisdom of This World", "On the Wisdom of This World", "On the Wisdom of This World", "On the Wisdom of This World", "On the Wisdom of This World", "On the Wisdom of This World"], "legendgroup": "Religious", "marker": {"color": "#FFA15A", "symbol": "circle"}, "name": "Religious", "notched": true, "offsetgroup": "Religious", "showlegend": false, "type": "box", "x": [-0.03338, -0.05339, -0.04724, -0.02241, -0.03354, -0.09525, -0.08436, -0.1173, -0.05643, -0.1057, -0.05568, -0.09087, -0.05914, -0.03774, -0.0733, -0.0841, -0.08441, -0.1048, -0.1077, -0.07016, -0.05613, -0.03373, -0.03354, -0.04334, -0.04845, -0.08492, -0.06882, -0.03052, -0.03758, -0.02857, -0.06592, -0.03522, -0.02416, -0.0636, -0.03255, -0.08532, -0.032, -0.06176, -0.06014, -0.1118, -0.03452, -0.1061, -0.05177, -0.06231, -0.04639, -0.03271, -0.06448, -0.06608, -0.06053, -0.07176, -0.007444, -0.01991, -0.1147, -0.1145, -0.06123, -0.04869, -0.07866, -0.05325, -0.02827, -0.02706, -0.0565, -0.05325, -0.05715, -0.07522, -0.08047, -0.07686, -0.06012, -0.06654, -0.05756, -0.05641, -0.04694, -0.04497, -0.06807, -0.04283, -0.05749, -0.04425, -0.05769, -0.06928, -0.04409, -0.03012, -0.009494, -0.03056, -0.03138, -0.0549, -0.0651, -0.04945, -0.04792, -0.04619, -0.06997, -0.06891, -0.05666, -0.1032, -0.01102], "xaxis": "x2", "yaxis": "y2"}], "layout": {"height": 600, "legend": {"title": {"text": "label"}, "tracegroupgap": 0}, "margin": {"t": 60}, "width": 700, "xaxis": {"anchor": "y", "domain": [0, 1], "title": {"text": "PC0"}}, "xaxis2": {"anchor": "y2", "domain": [0, 1], "matches": "x", "showgrid": true, "showticklabels": false}, "yaxis": {"anchor": "x", "domain": [0, 0.7326], "scaleanchor": "x", "scaleratio": 1, "title": {"text": "PC1"}}, "yaxis2": {"anchor": "x2", "domain": [0.7426, 1], "matches": "y2", "scaleanchor": "x", "scaleratio": 1, "showgrid": false, "showline": false, "showticklabels": false, "ticks": ""}}}
